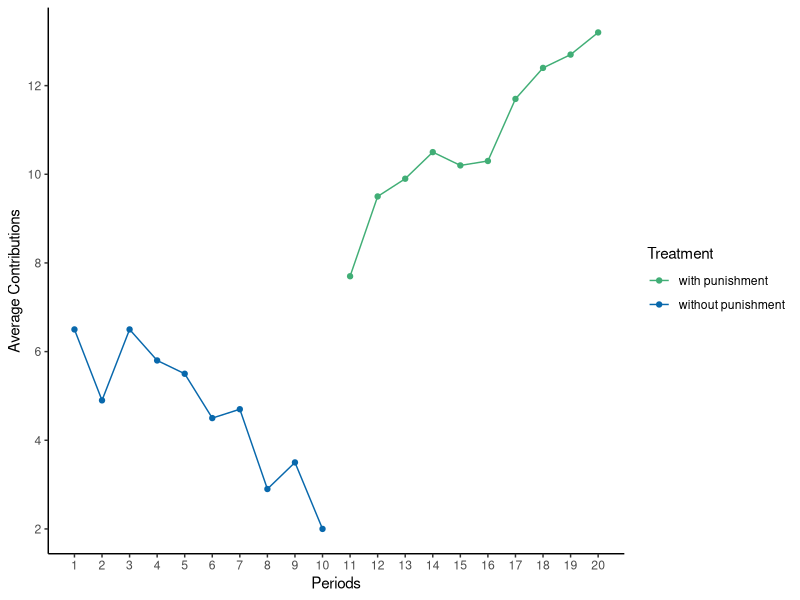

The R source for this figure:
library(ggplot2)
library(ggthemes)

FG_2000 <- data.frame("p" = 1:20, 
                     "contrib" = c(6.5, 4.9, 6.5, 5.8, 5.5, 4.5, 4.7, 2.9, 3.5, 2.0,
                                   7.7, 9.5, 9.9, 10.5, 10.2, 10.3, 11.7, 12.4, 12.7, 13.2), 
                     "Treatment" = c("without punishment", "without punishment", "without punishment", "without punishment", "without punishment", "without punishment", "without punishment", "without punishment", "without punishment", "without punishment",
                                   "with punishment", "with punishment", "with punishment", "with punishment", "with punishment", "with punishment", "with punishment", "with punishment", "with punishment", "with punishment")
                     )

BHcolors <- c("#41ae76", "#0868ac")

tx3 <- ggplot(data = FG_2000, aes(x = p, y = contrib, col=Treatment)) +
  geom_point() + 
  geom_line() +
  ylim(0, 20) +
  scale_color_manual(values = BHcolors) +
  #scale_shape_manual( values = c(1, 19)) + 
  scale_x_continuous(breaks = scales::pretty_breaks(n = 20)) +
  scale_y_continuous(breaks = scales::pretty_breaks(n = 5)) +
  #scale_fill_discrete("Treatment", breaks=c("wo", "w"),
  #                    labels = c("without punishment", "with punishment")) +
  xlab("Periods") + 
  ylab("Average Contributions") +
  theme_classic()

  
ggsave("people/Fehr_Gachter_2000.pdf", width = 10, height = 5)
